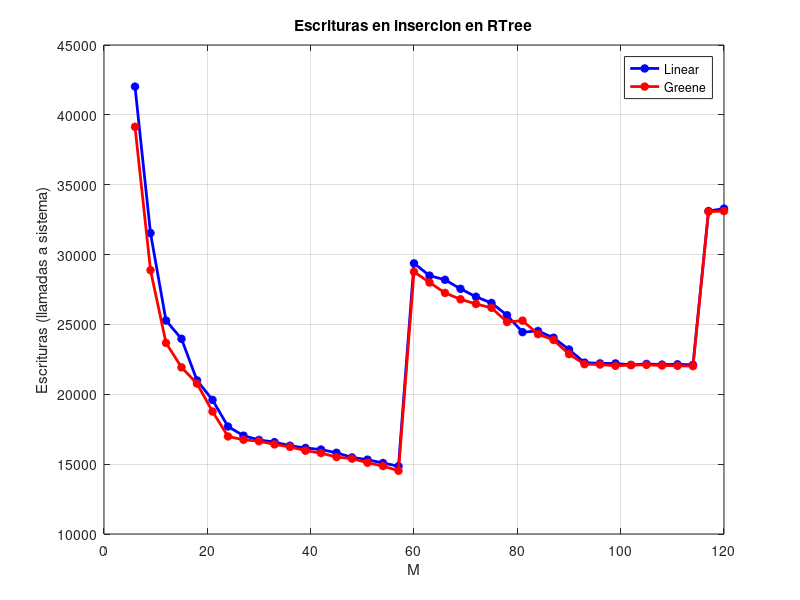

This figure's MATLAB source:
% M read write time

linear = [6 42025 44343 16.516714096 ;
9 31540 32742 12.835731983 ;
12 25280 25926 10.888257026 ;
15 23969 24105 22.973682165 ;
18 20994 21175 17.815091133 ;
21 19597 19975 12.461107015 ;
24 17694 17820 11.379799842 ;
27 17036 17131 10.704795837 ;
30 16732 16833 21.064599990 ;
33 16577 16605 12.362075090 ;
36 16320 16392 12.803915977 ;
39 16155 16195 10.282010078 ;
42 16047 16022 18.652018070 ;
45 15810 15786 20.202636957 ;
48 15482 15469 17.082885980 ;
51 15318 15295 11.041373968 ;
54 15080 15009 16.692311048 ;
57 14852 14834 21.833245992 ;
60 14686 14642 21.11229586 ;
63 14246 14190 9.3332729339 ;
66 14098 14051 23.417383909 ;
69 13773 13709 34.877449035 ;
72 13490 13419 31.167518138 ;
75 13267 13180 17.495285034 ;
78 12829 12775 18.367560148 ;
81 12225 12176 19.4593620 ;
84 12265 12206 8.7180240154 ;
87 12023 11948 16.867124080 ;
90 11603 11502 23.448529958 ;
93 11133 11028 34.283207893 ;
96 11106 11012 32.156626939 ;
99 11103 11016 30.870302915 ;
102 11052 10983 10.815320968 ;
105 11086 10977 19.619102954 ;
108 11062 10971 8.6913549900 ;
111 11073 10971 33.364892959 ;
114 11055 10956 33.496340036 ;
117 11038 10944 28.081739187 ;
120 11098 10980 21.691240072
	];

  
greene = [6 39145 41716 15.641815900 ;
9 28886 30096 11.682235956 ;
12 23678 24353 10.145133018 ;
15 21929 22470 19.335760116 ;
18 20762 21147 27.354793071 ;
21 18768 19100 11.884053945 ;
24 16982 17234 18.646803855 ;
27 16744 16976 28.674023866 ;
30 16642 16758 28.720874071 ;
33 16413 16545 13.961992025 ;
36 16236 16297 12.06598591 ;
39 15963 16040 15.461710929 ;
42 15792 15828 10.972377061 ;
45 15510 15565 19.272114992 ;
48 15393 15397 9.8130571842 ;
51 15101 15118 31.913062095 ;
54 14864 14863 31.835052967 ;
57 14525 14537 13.521260023 ;
60 14385 14374 16.935577869 ;
63 14002 13973 16.215778827 ;
66 13628 13608 24.934504032 ;
69 13400 13353 24.708889007 ;
72 13232 13212 17.938915967 ;
75 13095 13066 19.545184850 ;
78 12587 12569 29.048336982 ;
81 12635 12590 10.09567809 ;
84 12153 12105 19.756680965 ;
87 11944 11900 11.789515972 ;
90 11437 11380 20.235212087 ;
93 11078 11028 22.397756099 ;
96 11064 11019 28.432832002 ;
99 11019 10992 31.851758956 ;
102 11043 10980 21.622718095 ;
105 11053 10977 13.805737018 ;
108 11029 10959 32.888797044 ;
111 11020 10944 31.189985036 ;
114 11008 10953 11.771528959 ;
117 11025 10947 23.570614099 ;
120 11037 10971 31.363318920
];

plot(linear(:,1),linear(:,2).*ceil(linear(:,1).*70./4000),'*-b','linewidth',2);
hold on
plot(greene(:,1),greene(:,2).*ceil(greene(:,1).*70./4000),'*-r','linewidth',2);
hold off
xlabel('M');
ylabel('Escrituras (llamadas a sistema)');
title('Escrituras en insercion en RTree')
%axis([2^10 2^22 0 20000000]);
legend('Linear','Greene','location','northeast');
grid on;
%print -depsc writeplot.eps